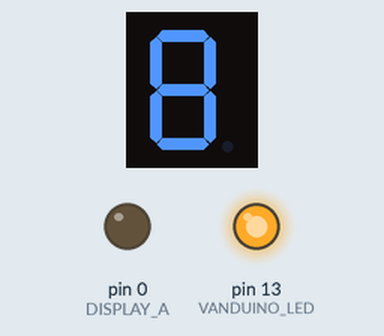
This sketch was run on a simulated Arduino Uno, built with avr-gcc and run on an emulated ATmega328P. Parts: 1-digit seven-segment display, output pins drawn as LEDs (lit = HIGH). Wiring (inferred from the names in the program): 1-digit 7-segment display, segments lit when LOW: segments pin 7, pin 6, pin 5, pin 4, pin 3, pin 2, pin 1. The segment pins are drawn as the display they are named for; pins used as bus, display or sensor lines are not drawn.

Above: at 0.1 s.
At 5.3 s:
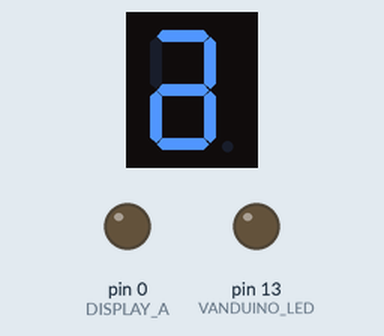
At 6.3 s:
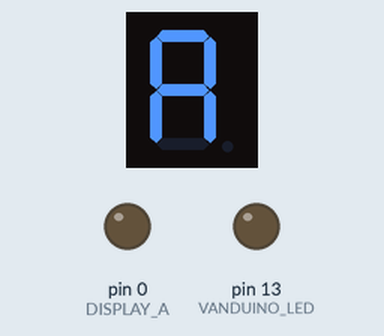
At 7.8 s:
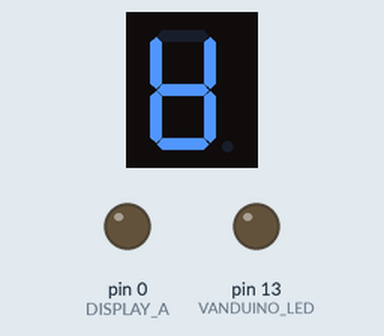
Timing chart, 0 to 40.0 s (numbered marks = the images above):
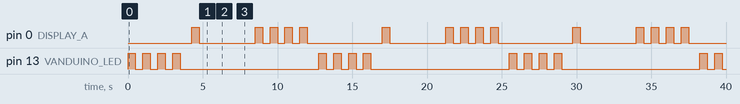

Measured:
- by itself, pin 0 (DISPLAY_A): repeats every 12.8 s: LOW 3.8 s, 3 × (HIGH 0.50 s, LOW 0.50 s), HIGH 0.50 s, LOW 5.0 s, HIGH 0.50 s
- by itself, pin 13 (VANDUINO_LED): repeats every 12.8 s: 3 × (LOW 0.50 s, HIGH 0.50 s), LOW 9.3 s, HIGH 0.50 s
- by itself, everything shown: repeats every 12.8 s, in 24 steps
- what the display in image 1 shows lasts 0.5 s, from 5.3 s to 5.8 s

The sketch:

Assignment2.ino
```cpp
// Assignment 2
// Jack Chambers
// 11/24/2025

#include "Vanduino.h"
#include "Display.h"

const int DISPLAY_SEGMENTS[8] = {
  DISPLAY_A,
  DISPLAY_B,
  DISPLAY_C,
  DISPLAY_D,
  DISPLAY_E,
  DISPLAY_F,
  DISPLAY_G,
  DISPLAY_DP
};

void setup() {
  DISPLAY_setup();
  pinMode(VANDUINO_LED, OUTPUT);
}

void loop() {
  BlinkSequence();
  delay(250);

  DisplaySequence();
  delay(250);

  DisplayAllOn();
  delay(250);
}


void BlinkSequence() {
  int ledState = 0;
  for (int i=0; i<8; i++) {
    ledState = 1 - ledState;
    digitalWrite(VANDUINO_LED, ledState);
    delay(500);
  }
}

void DisplaySequence() {
  int lastSegment = -1;
  for (int i=0; i < 8; i++) {
    DISPLAY_reset();
    digitalWrite(DISPLAY_SEGMENTS[i], 1);
    delay(500);
  }
}

void DisplayAllOn() {
  int state = 0;
  int lastSegment = -1;

  for (int j=0; j<8; j++) {
    state = 1 - state;

    DISPLAY_reset();
    if (state == 1) {
      DISPLAY_write(8);
      DISPLAY_setDecimal(HIGH);
    }

    delay(500);
  }
}
```

Display.cpp
```cpp
// Jack Chambers
// Display.cpp
// 9/24/2025
// Contains methods to control the 7 Segment display on the Vanduino

/*

!! Vanduino Conflicts !!
	Serial (D0, D1)
	Keypad (D0 - D7)

*/

#include "Display.h"
#include <Arduino.h>

int CC_ENABLED = 0;

void DISPLAY_setup() {
	// Set up display pins for output
	pinMode(DISPLAY_A, OUTPUT);
	pinMode(DISPLAY_B, OUTPUT);
	pinMode(DISPLAY_C, OUTPUT);
	pinMode(DISPLAY_D, OUTPUT);
	pinMode(DISPLAY_E, OUTPUT);
	pinMode(DISPLAY_F, OUTPUT);
	pinMode(DISPLAY_G, OUTPUT);
	pinMode(DISPLAY_DP, OUTPUT);
}


void DISPLAY_enableCC() {
	CC_ENABLED = 1;
	pinMode(DISPLAY_CC1, OUTPUT);
	pinMode(DISPLAY_CC2, OUTPUT);
};


void DISPLAY_clear() {
	digitalWrite(DISPLAY_CC1, 	LOW);
	digitalWrite(DISPLAY_CC2, 	LOW);
	DISPLAY_reset();
}

void DISPLAY_reset() {
	digitalWrite(DISPLAY_A, 	LOW);
	digitalWrite(DISPLAY_B, 	LOW);
	digitalWrite(DISPLAY_C, 	LOW);
	digitalWrite(DISPLAY_D, 	LOW);
	digitalWrite(DISPLAY_E, 	LOW);
	digitalWrite(DISPLAY_F, 	LOW);
	digitalWrite(DISPLAY_G, 	LOW);
	digitalWrite(DISPLAY_DP, 	LOW);
}


void DISPLAY_setDecimal(int on) {
	digitalWrite(DISPLAY_DP, on);
}


// Uses SW0 and SW1 pins
// Must bridge connection between S & C (source & cathode)
void DISPLAY_writeSeperate(int leftNibble, int rightNibble) {

	// If CC's aren't enabled, just display the left digit
	if (!CC_ENABLED) {
		DISPLAY_write(leftNibble);
		return;
	}

	DISPLAY_write(leftNibble);
	digitalWrite(DISPLAY_CC1, LOW);
	digitalWrite(DISPLAY_CC2, HIGH);

	delay(10);

	DISPLAY_write(rightNibble);
	digitalWrite(DISPLAY_CC2, LOW);
	digitalWrite(DISPLAY_CC1, HIGH);

	delay(10);
}


// Writes to the display
// -1 represents displaying nothing
// 0-15 Hex
void DISPLAY_write(int nibble) {
	int truncated = nibble % 16;

	DISPLAY_reset();

	switch (truncated) {
		case -1:
			digitalWrite(DISPLAY_A, LOW);
			digitalWrite(DISPLAY_B, LOW);
			digitalWrite(DISPLAY_C, LOW);
			digitalWrite(DISPLAY_D, LOW);
			digitalWrite(DISPLAY_E, LOW);
			digitalWrite(DISPLAY_F, LOW);
			digitalWrite(DISPLAY_G, LOW);
			break;

		case 0:
			digitalWrite(DISPLAY_A, HIGH);
			digitalWrite(DISPLAY_B, HIGH);
			digitalWrite(DISPLAY_C, HIGH);
			digitalWrite(DISPLAY_D, HIGH);
			digitalWrite(DISPLAY_E, HIGH);
			digitalWrite(DISPLAY_F, HIGH);
			break;

		case 1:
			digitalWrite(DISPLAY_B, HIGH);
			digitalWrite(DISPLAY_C, HIGH);
			break;

		case 2:
			digitalWrite(DISPLAY_A, HIGH);
			digitalWrite(DISPLAY_B, HIGH);
			digitalWrite(DISPLAY_G, HIGH);
			digitalWrite(DISPLAY_E, HIGH);
			digitalWrite(DISPLAY_D, HIGH);
			break;

		case 3:
			digitalWrite(DISPLAY_A, HIGH);
			digitalWrite(DISPLAY_B, HIGH);
			digitalWrite(DISPLAY_G, HIGH);
			digitalWrite(DISPLAY_C, HIGH);
			digitalWrite(DISPLAY_D, HIGH);
			break;

		case 4:
			digitalWrite(DISPLAY_F, HIGH);
			digitalWrite(DISPLAY_B, HIGH);
			digitalWrite(DISPLAY_G, HIGH);
			digitalWrite(DISPLAY_C, HIGH);
			break;

		case 5:
			digitalWrite(DISPLAY_A, HIGH);
			digitalWrite(DISPLAY_F, HIGH);
			digitalWrite(DISPLAY_G, HIGH);
			digitalWrite(DISPLAY_C, HIGH);
			digitalWrite(DISPLAY_D, HIGH);
			break;

		case 6:
			digitalWrite(DISPLAY_A, HIGH);
			digitalWrite(DISPLAY_F, HIGH);
			digitalWrite(DISPLAY_G, HIGH);
			digitalWrite(DISPLAY_C, HIGH);
			digitalWrite(DISPLAY_D, HIGH);
			digitalWrite(DISPLAY_E, HIGH);
			break;

		case 7:
			digitalWrite(DISPLAY_A, HIGH);
			digitalWrite(DISPLAY_B, HIGH);
			digitalWrite(DISPLAY_C, HIGH);
			break;

		case 8:
			digitalWrite(DISPLAY_A, HIGH);
			digitalWrite(DISPLAY_B, HIGH);
			digitalWrite(DISPLAY_C, HIGH);
			digitalWrite(DISPLAY_D, HIGH);
			digitalWrite(DISPLAY_E, HIGH);
			digitalWrite(DISPLAY_F, HIGH);
			digitalWrite(DISPLAY_G, HIGH);
			break;

		case 9:
			digitalWrite(DISPLAY_A, HIGH);
			digitalWrite(DISPLAY_B, HIGH);
			digitalWrite(DISPLAY_C, HIGH);
			digitalWrite(DISPLAY_D, HIGH);
			digitalWrite(DISPLAY_F, HIGH);
			digitalWrite(DISPLAY_G, HIGH);
			break;

		case 10: // A
			digitalWrite(DISPLAY_A, HIGH);
			digitalWrite(DISPLAY_B, HIGH);
			digitalWrite(DISPLAY_C, HIGH);
			digitalWrite(DISPLAY_E, HIGH);
			digitalWrite(DISPLAY_F, HIGH);
			digitalWrite(DISPLAY_G, HIGH);
			break;

		case 11: // B
			digitalWrite(DISPLAY_C, HIGH);
			digitalWrite(DISPLAY_D, HIGH);
			digitalWrite(DISPLAY_E, HIGH);
			digitalWrite(DISPLAY_F, HIGH);
			digitalWrite(DISPLAY_G, HIGH);
			break;

		case 12: // C
			digitalWrite(DISPLAY_A, HIGH);
			digitalWrite(DISPLAY_D, HIGH);
			digitalWrite(DISPLAY_E, HIGH);
			digitalWrite(DISPLAY_F, HIGH);
			break;

		case 13: // D
			digitalWrite(DISPLAY_B, HIGH);
			digitalWrite(DISPLAY_C, HIGH);
			digitalWrite(DISPLAY_D, HIGH);
			digitalWrite(DISPLAY_E, HIGH);
			digitalWrite(DISPLAY_G, HIGH);
			break;

		case 14: // E
			digitalWrite(DISPLAY_A, HIGH);
			digitalWrite(DISPLAY_D, HIGH);
			digitalWrite(DISPLAY_E, HIGH);
			digitalWrite(DISPLAY_F, HIGH);
			digitalWrite(DISPLAY_G, HIGH);
			break;

		case 15: // F
			digitalWrite(DISPLAY_A, HIGH);
			digitalWrite(DISPLAY_E, HIGH);
			digitalWrite(DISPLAY_F, HIGH);
			digitalWrite(DISPLAY_G, HIGH);
			break;
	}

}
```

Display.h
```cpp
// Jack Chambers
// Display.h
// 9/24/2025
// Contains header info for 7seg display on vanduino

/*

!! Vanduino Conflicts !!
	Serial (D0, D1)
	Keypad (D0 - D7)

*/


#ifndef __DISPLAY_H__
#define __DISPLAY_H__

// Display Pins
#define DISPLAY_A 0 // NOTE: A & B overwrite serial comm (pins 0-1)
#define DISPLAY_B 1
#define DISPLAY_C 2
#define DISPLAY_D 3
#define DISPLAY_E 4
#define DISPLAY_F 5
#define DISPLAY_G 6
#define DISPLAY_DP 7

// Display Pullup Resistors
#define DISPLAY_CC1 9 // Shares with SW1
#define DISPLAY_CC2 8 // Shares with SW0

void DISPLAY_enableCC();
void DISPLAY_setup();
void DISPLAY_reset();
void DISPLAY_clear();
void DISPLAY_setDecimal(int enabled);
void DISPLAY_write(int hex);
void DISPLAY_writeSeperate(int hexLeft, int hexRight);

#endif // __DISPLAY_H__
```

Vanduino.h
```cpp
// Jack Chambers
// Vanduino.h
// 9/24/2025
// Contains definitions for parts of the vanduino shield
// easier to reference than the schematic

#ifndef __VANDUINO_H__
#define __VANDUINO_H__

// Vanduino Pins

// Note: Switches are active LOW
// digitalRead(SWx) == LOW
#define VANDUINO_SW0 8
#define VANDUINO_SW1 9
#define VANDUINO_SW2 10
#define VANDUINO_SW3 11

#define VANDUINO_LED 13

#define VANDUINO_POT 14

#endif // __VANDUINO_H__
```
